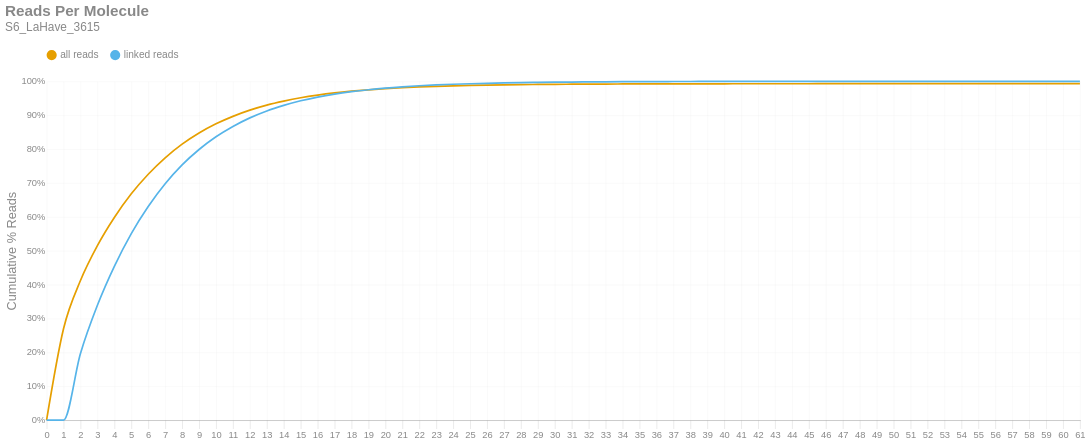

Notebook cell for this chart:
### Markdown cell above
### Reads per Molecule
This chart shows the cumulative distribution of the number of reads per linked molecule. That is, how many alignments are associated with a unique molecule. This excludes the number of reads associated with invalid or absent linked-read barcodes. The `linked` histogram is the percentages recalculated when disregarding singletons.

### Code cell
if SKIPLR:
    print_html(f"Skipped")
else:
    counts = np.bincount(valids['reads'].cast(pl.Int64).to_numpy())
    weighted = counts * np.arange(len(counts))
    all_perc = weighted / n_reads
    linked_perc = weighted / n_linked_reads
    linked_perc[1] = 0
    binned_df = pl.DataFrame({
        'readsper': list(range(len(counts))),
        'all reads (cumsum)': np.cumsum(all_perc).tolist(),
        'linked reads (cumsum)': np.cumsum(linked_perc).tolist(),
    })

    with SafeRender(binned_df):
        (
            density_plot(binned_df, 'Reads Per Molecule', samplename, 'readspmol')
            .encode(
                x=alt.X('readsper:O', title=None).axis(labelAngle=0).scale(padding=0),
                y=alt.Y('value:Q', title='Cumulative % Reads').axis(format='%').stack(False),
                color=alt.Color("key:N").scale(domain=["all reads", "linked reads"]),
                tooltip=[
                    alt.Tooltip("key:N", title="Data Type"),
                    alt.Tooltip("readsper:O", title="Reads Per Molecule"),
                    alt.Tooltip("value:Q", format=".2%", title="% Reads (Cum.)")
                ]            
            )
        ).display()

### Figure 1 — Vega-Lite specification as saved in the notebook (floating-point values rounded to 4 significant figures)
{"width": "container", "height": 400, "config": {"title": {"anchor": "start", "dy": -15, "fontSize": 18, "color": "#888888", "subtitleColor": "#888888", "subtitleFontSize": 14}, "arc": {"fill": "#0072B2"}, "axis": {"domainColor": "#888888", "domainWidth": 0.5, "gridWidth": 0.2, "grid": false, "titleFontWeight": 400, "titleFontSize": 15, "labelFontSize": 11, "labelColor": "#888888", "tickColor": "#888888", "tickWidth": 0.2, "titleColor": "#888888"}, "axisBand": {"grid": false}, "axisX": {"grid": true, "tickSize": 10, "domainCap": "round"}, "axisY": {"domain": false, "grid": true, "tickSize": 0, "domainCap": "round"}, "background": "transparent", "header": {"labelFontSize": 15, "labelColor": "#888888", "titleFontSize": 15, "titleFontWeight": 600, "titleColor": "#888888"}, "legend": {"labelFont": "sans-serif", "labelFontSize": 12, "labelColor": "#888888", "symbolSize": 100, "symbolType": "circle", "titleFontSize": 12, "titlePadding": 10, "titleColor": "#888888", "title": null, "orient": "top"}, "range": {"category": ["#E69F00", "#56B4E9", "#009E73", "#F0E442", "#0072B2", "#D55E00", "#CC79A7", "#000000"], "diverging": ["#cfe8f3", "#a2d4ec", "#73bfe2", "#46abdb", "#1696d2", "#12719e"]}, "area": {"fill": "#0072B2", "fillOpacity": 0.7, "line": true, "strokeOpacity": 0.7}, "line": {"color": "#0072B2", "stroke": "#0072B2", "strokeWidth": 2}, "trail": {"color": "#0072B2", "stroke": "#0072B2", "strokeWidth": 0, "size": 1}, "point": {"filled": true, "fillOpacity": 1.0, "size": 95}, "text": {"color": "#888888", "fontSize": 11, "align": "right", "fontWeight": 400, "size": 11}, "bar": {"fill": "#0072B2", "stroke": null}, "view": {"stroke": null, "continuousWidth": 660, "continuousHeight": 400}}, "data": {"name": "data-122a7148d76342e10a066832a3225308"}, "mark": {"type": "line", "interpolate": "monotone", "point": {"opacity": 0, "size": 275}}, "encoding": {"color": {"field": "key", "scale": {"domain": ["all reads", "linked reads"]}, "type": "nominal"}, "tooltip": [{"field": "key", "title": "Data Type", "type": "nominal"}, {"field": "readsper", "title": "Reads Per Molecule", "type": "ordinal"}, {"field": "value", "format": ".2%", "title": "% Reads (Cum.)", "type": "quantitative"}], "x": {"axis": {"labelAngle": 0}, "field": "readsper", "scale": {"padding": 0}, "title": null, "type": "ordinal"}, "y": {"axis": {"format": "%"}, "field": "value", "stack": false, "title": "Cumulative % Reads", "type": "quantitative"}}, "params": [{"name": "param_c36ac31b6afebe62", "select": {"type": "point", "fields": ["key"]}, "bind": "legend"}], "title": {"text": "Reads Per Molecule", "subtitle": "S6_LaHave_3615"}, "transform": [{"fold": ["all reads (cumsum)", "linked reads (cumsum)"]}, {"calculate": "replace(datum.key, ' (cumsum)', '')", "as": "key"}, {"filter": {"param": "param_c36ac31b6afebe62"}}], "usermeta": {"embedOptions": {"downloadFileName": "S6_LaHave_3615.readspmol"}}, "$schema": "https://vega.github.io/schema/vega-lite/v6.1.0.json", "datasets": {"data-122a7148d76342e10a066832a3225308": [{"readsper": 0, "all reads (cumsum)": 0.0, "linked reads (cumsum)": 0.0}, {"readsper": 1, "all reads (cumsum)": 0.2698, "linked reads (cumsum)": 0.0}, {"readsper": 2, "all reads (cumsum)": 0.4119, "linked reads (cumsum)": 0.1965}, {"readsper": 3, "all reads (cumsum)": 0.5149, "linked reads (cumsum)": 0.3388}, {"readsper": 4, "all reads (cumsum)": 0.598, "linked reads (cumsum)": 0.4539}, {"readsper": 5, "all reads (cumsum)": 0.6679, "linked reads (cumsum)": 0.5504}, {"readsper": 6, "all reads (cumsum)": 0.7257, "linked reads (cumsum)": 0.6304}, {"readsper": 7, "all reads (cumsum)": 0.7742, "linked reads (cumsum)": 0.6975}, {"readsper": 8, "all reads (cumsum)": 0.8145, "linked reads (cumsum)": 0.7532}, {"readsper": 9, "all reads (cumsum)": 0.8474, "linked reads (cumsum)": 0.7987}, {"readsper": 10, "all reads (cumsum)": 0.8745, "linked reads (cumsum)": 0.8362}, {"readsper": 11, "all reads (cumsum)": 0.8966, "linked reads (cumsum)": 0.8667}, {"readsper": 12, "all reads (cumsum)": 0.9149, "linked reads (cumsum)": 0.892}, {"readsper": 13, "all reads (cumsum)": 0.9297, "linked reads (cumsum)": 0.9125}, {"readsper": 14, "all reads (cumsum)": 0.9415, "linked reads (cumsum)": 0.9288}, {"readsper": 15, "all reads (cumsum)": 0.9514, "linked reads (cumsum)": 0.9425}, {"readsper": 16, "all reads (cumsum)": 0.9593, "linked reads (cumsum)": 0.9534}, {"readsper": 17, "all reads (cumsum)": 0.9657, "linked reads (cumsum)": 0.9622}, {"readsper": 18, "all reads (cumsum)": 0.9708, "linked reads (cumsum)": 0.9693}, {"readsper": 19, "all reads (cumsum)": 0.975, "linked reads (cumsum)": 0.9751}, {"readsper": 20, "all reads (cumsum)": 0.9785, "linked reads (cumsum)": 0.9799}, {"readsper": 21, "all reads (cumsum)": 0.9812, "linked reads (cumsum)": 0.9837}, {"readsper": 22, "all reads (cumsum)": 0.9835, "linked reads (cumsum)": 0.9869}, {"readsper": 23, "all reads (cumsum)": 0.9853, "linked reads (cumsum)": 0.9894}, {"readsper": 24, "all reads (cumsum)": 0.9867, "linked reads (cumsum)": 0.9913}, {"readsper": 25, "all reads (cumsum)": 0.9878, "linked reads (cumsum)": 0.9928}, {"readsper": 26, "all reads (cumsum)": 0.9888, "linked reads (cumsum)": 0.9942}, {"readsper": 27, "all reads (cumsum)": 0.9896, "linked reads (cumsum)": 0.9953}, {"readsper": 28, "all reads (cumsum)": 0.9902, "linked reads (cumsum)": 0.9962}, {"readsper": 29, "all reads (cumsum)": 0.9907, "linked reads (cumsum)": 0.9969}, {"readsper": 30, "all reads (cumsum)": 0.9911, "linked reads (cumsum)": 0.9974}, {"readsper": 31, "all reads (cumsum)": 0.9914, "linked reads (cumsum)": 0.9979}, {"readsper": 32, "all reads (cumsum)": 0.9917, "linked reads (cumsum)": 0.9983}, {"readsper": 33, "all reads (cumsum)": 0.992, "linked reads (cumsum)": 0.9986}, {"readsper": 34, "all reads (cumsum)": 0.9922, "linked reads (cumsum)": 0.9989}, {"readsper": 35, "all reads (cumsum)": 0.9923, "linked reads (cumsum)": 0.9991}, {"readsper": 36, "all reads (cumsum)": 0.9924, "linked reads (cumsum)": 0.9992}, {"readsper": 37, "all reads (cumsum)": 0.9925, "linked reads (cumsum)": 0.9994}, {"readsper": 38, "all reads (cumsum)": 0.9926, "linked reads (cumsum)": 0.9995}, {"readsper": 39, "all reads (cumsum)": 0.9927, "linked reads (cumsum)": 0.9996}, {"readsper": 40, "all reads (cumsum)": 0.9927, "linked reads (cumsum)": 0.9996}, {"readsper": 41, "all reads (cumsum)": 0.9927, "linked reads (cumsum)": 0.9997}, {"readsper": 42, "all reads (cumsum)": 0.9928, "linked reads (cumsum)": 0.9997}, {"readsper": 43, "all reads (cumsum)": 0.9928, "linked reads (cumsum)": 0.9998}, {"readsper": 44, "all reads (cumsum)": 0.9929, "linked reads (cumsum)": 0.9998}, {"readsper": 45, "all reads (cumsum)": 0.9929, "linked reads (cumsum)": 0.9999}, {"readsper": 46, "all reads (cumsum)": 0.9929, "linked reads (cumsum)": 0.9999}, {"readsper": 47, "all reads (cumsum)": 0.9929, "linked reads (cumsum)": 0.9999}, {"readsper": 48, "all reads (cumsum)": 0.9929, "linked reads (cumsum)": 0.9999}, {"readsper": 49, "all reads (cumsum)": 0.9929, "linked reads (cumsum)": 0.9999}, {"readsper": 50, "all reads (cumsum)": 0.9929, "linked reads (cumsum)": 1.0}, {"readsper": 51, "all reads (cumsum)": 0.9929, "linked reads (cumsum)": 1.0}, {"readsper": 52, "all reads (cumsum)": 0.993, "linked reads (cumsum)": 1.0}, {"readsper": 53, "all reads (cumsum)": 0.993, "linked reads (cumsum)": 1.0}, {"readsper": 54, "all reads (cumsum)": 0.993, "linked reads (cumsum)": 1.0}, {"readsper": 55, "all reads (cumsum)": 0.993, "linked reads (cumsum)": 1.0}, {"readsper": 56, "all reads (cumsum)": 0.993, "linked reads (cumsum)": 1.0}, {"readsper": 57, "all reads (cumsum)": 0.993, "linked reads (cumsum)": 1.0}, {"readsper": 58, "all reads (cumsum)": 0.993, "linked reads (cumsum)": 1.0}, {"readsper": 59, "all reads (cumsum)": 0.993, "linked reads (cumsum)": 1.0}, {"readsper": 60, "all reads (cumsum)": 0.993, "linked reads (cumsum)": 1.0}, {"readsper": 61, "all reads (cumsum)": 0.993, "linked reads (cumsum)": 1.0}]}}
